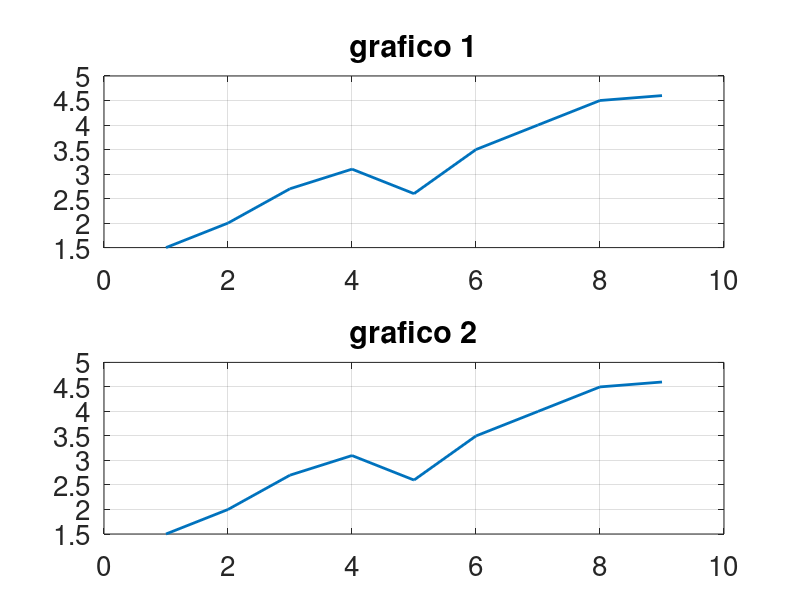

This chart was generated by the following MATLAB code:
function exemplosGraficos()
  x = [1,2,3,4,5,6,7,8,9]
  y = [1.5,2,2.7,3.1,2.6,3.5,4,4.5,4.6]

  pontoX = [3,4,5]
  pontoY = [2.7,3.1,2.6]

  Graficos(x,y,x,y)

endfunction


function grafico2D(x,y)
  figure(1);
  plot(x,y,'linewidth',2);
  grid "on";
  set(gca,'fontsize',20);
endfunction

function grafico2DAnimado(x,y, pontoX, pontoY)
  figure(1)
  for i=1 : length(pontoX)
     plot(x,y,'linewidth',2);
     hold "on";
     plot(pontoX(i), pontoY(i), 'o');
     grid "on";
     set(gca,'fontsize',20);
     hold "off"
     pause(0.1)
  endfor
endfunction

function Graficos(x1,y1,x2,y2)
  figure(1)

  subplot(2,1,1)
  plot(x1,y1,'linewidth', 2)
  grid "on"
  set(gca,'fontsize', 20)
  title(sprintf("grafico 1"))

  subplot(2,1,2)
  plot(x2,y2,'linewidth',2)
  grid "on"
  set(gca,'fontsize',20)
  title(sprintf("grafico 2"))

endfunction
